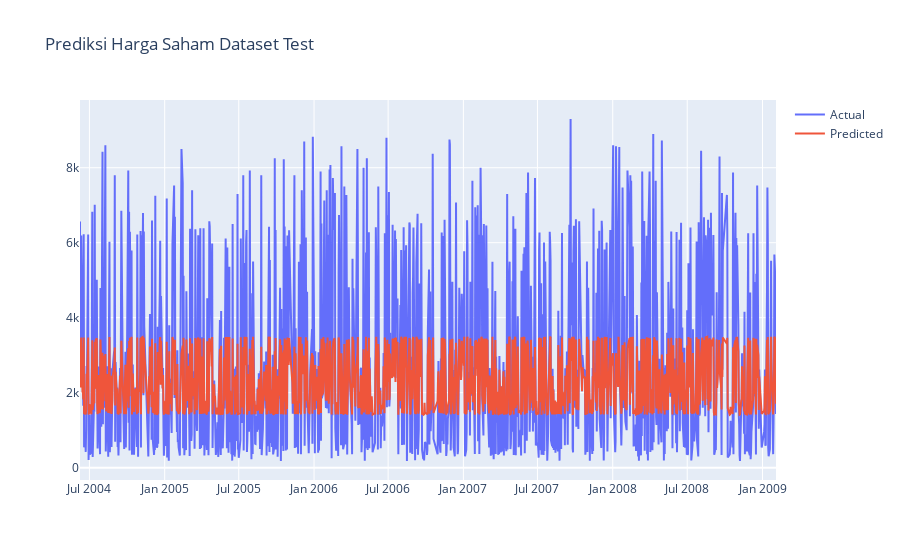

Notebook code for this chart:
### Code cell
fig = go.Figure()
fig.add_trace(go.Scatter(x=df.Date, y=y_test, name='Actual'))
fig.add_trace(go.Scatter(x=df.Date, y=svrpredict, name='Predicted'))
fig.update_layout(title="Prediksi Harga Saham Dataset Test")
fig.show()

### Figure 1 — Plotly figure (JSON) as saved in the notebook; plotly's stock layout.template omitted (floating-point values rounded to 4 significant figures; data arrays with more than 128 entries replaced by an {"elided": "..."} marker saying what was removed)
{"data": [{"name": "Actual", "type": "scatter", "x": {"elided": "4493 str values"}, "y": {"elided": "1124 int values"}}, {"name": "Predicted", "type": "scatter", "x": {"elided": "4493 str values"}, "y": {"elided": "1124 float values"}}], "layout": {"title": {"text": "Prediksi Harga Saham Dataset Test"}}}
